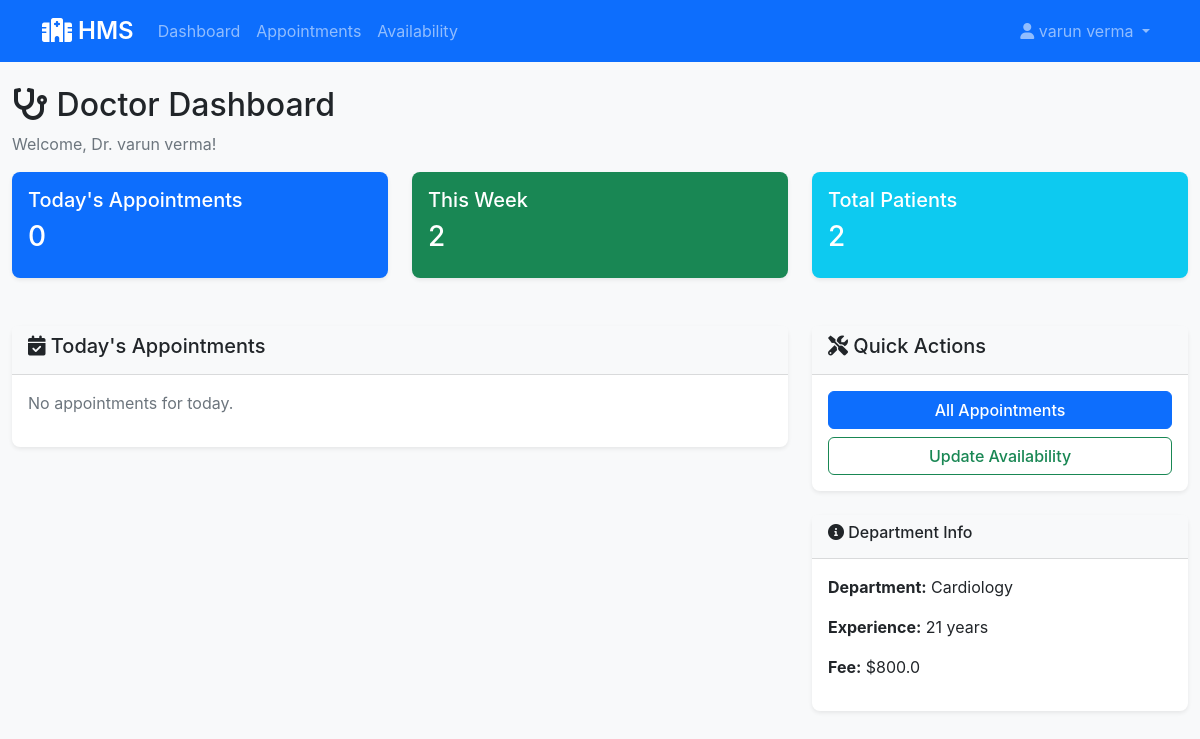
Screenshot of /doctor/dashboard (signed in) with the database file from the repository.
### app/models.py (models this page shows, shortened)
class Doctor(UserMixin, db.Model):
    __tablename__ = 'doctors'
    id = db.Column(db.Integer, primary_key=True)
    username = db.Column(db.String(80), unique=True, nullable=False)
    email = db.Column(db.String(120), unique=True, nullable=False)
    password_hash = db.Column(db.String(255), nullable=False)
    full_name = db.Column(db.String(100), nullable=False)
    phone = db.Column(db.String(15), nullable=False)
    license_number = db.Column(db.String(50), unique=True, nullable=False)
    department_id = db.Column(db.Integer, db.ForeignKey('departments.id'), nullable=False)
    experience_years = db.Column(db.Integer, default=0)
    qualification = db.Column(db.String(200))
    consultation_fee = db.Column(db.Float, default=500.0)
    is_available = db.Column(db.Boolean, default=True)
    created_at = db.Column(db.DateTime, default=datetime.utcnow)
    appointments = db.relationship('Appointment', backref='doctor', lazy=True)
    availability = db.relationship('DoctorAvailability', backref='doctor', lazy=True)

class Department(db.Model):
    __tablename__ = 'departments'
    id = db.Column(db.Integer, primary_key=True)
    name = db.Column(db.String(100), unique=True, nullable=False)
    description = db.Column(db.Text)
    created_at = db.Column(db.DateTime, default=datetime.utcnow)
    doctors = db.relationship('Doctor', backref='department', lazy=True)

### app/routes/doctor.py (the view)
    def decorated_function(*args, **kwargs):
        if not current_user.is_authenticated or session.get('user_type') != 'doctor':
            flash('Doctor access required!', 'error')
            return redirect(url_for('auth.login'))
        return f(*args, **kwargs)

### app/routes/doctor.py (called while the page is built)
def doctor_required(f):
    def decorated_function(*args, **kwargs):
        if not current_user.is_authenticated or session.get('user_type') != 'doctor':
            flash('Doctor access required!', 'error')
            return redirect(url_for('auth.login'))
        return f(*args, **kwargs)
    decorated_function.__name__ = f.__name__
    return decorated_function

### app/templates/doctor/dashboard.html (shortened to what this page needs)
{% extends "base.html" %}
{% block content %}
<div class="row">
    <div class="col-12">
        <h2><i class="fas fa-stethoscope"></i> Doctor Dashboard</h2>
        <p class="text-muted">Welcome, Dr. {{ current_user.full_name }}!</p>
    </div>
</div>
<div class="row mb-4">
    <div class="col-md-4">
        <div class="card text-white bg-primary">
            <div class="card-body">
                <h5>Today's Appointments</h5>
                <h3>{{ today_appointments|length }}</h3>
            </div>
        </div>
    </div>
    <div class="col-md-4">
        <div class="card text-white bg-success">
            <div class="card-body">
                <h5>This Week</h5>
                <h3>{{ week_appointments|length }}</h3>
            </div>
        </div>
    </div>
    <div class="col-md-4">
        <div class="card text-white bg-info">
            <div class="card-body">
                <h5>Total Patients</h5>
                <h3>{{ patient_count }}</h3>
            </div>
        </div>
    </div>
</div>
<div class="row">
    <div class="col-md-8">
        <div class="card">
            <div class="card-header">
                <h5><i class="fas fa-calendar-check"></i> Today's Appointments</h5>
            </div>
            <div class="card-body">
                {% if today_appointments %}
                    <div class="table-responsive">
                        <table class="table table-striped">
                            <thead>
                                <tr>
                                    <th>Time</th>
                                    <th>Patient</th>
                                    <th>Reason</th>
                                    <th>Status</th>
                                    <th>Action</th>
                                </tr>
                            </thead>
                            <tbody>
                                {% for appointment in today_appointments %}
                                <tr>
                                    <td>{{ appointment.appointment_time.strftime('%H:%M') }}</td>
                                    <td><a href="{{ url_for('doctor.patient_history', patient_id=appointment.patient.id) }}">{{ appointment.patient.full_name }}</a></td>
                                    <td>{{ appointment.reason or 'Regular checkup' }}</td>
                                    <td><span class="badge bg-primary">{{ appointment.status }}</span></td>
                                    <td>
                                        {% if appointment.status == 'Booked' %}
                                            <a href="{{ url_for('doctor.appointment_detail', appointment_id=appointment.id) }}" class="btn btn-sm btn-outline-info">View</a>
                                        {% endif %}
                                    </td>
                                </tr>
                                {% endfor %}
                            </tbody>
                        </table>
                    </div>
                {% else %}
                    <p class="text-muted">No appointments for today.</p>
                {% endif %}
            </div>
        </div>
    </div>
    <div class="col-md-4">
        <div class="card">
            <div class="card-header">
                <h5><i class="fas fa-tools"></i> Quick Actions</h5>
            </div>
            <div class="card-body">
                <div class="d-grid gap-2">
                    <a href="{{ url_for('doctor.appointments') }}" class="btn btn-primary">All Appointments</a>
                    <a href="{{ url_for('doctor.availability') }}" class="btn btn-outline-success">Update Availability</a>
                </div>
            </div>
        </div>
        <div class="card mt-3">
            <div class="card-header">
                <h6><i class="fas fa-info-circle"></i> Department Info</h6>
            </div>
            <div class="card-body">
                <p><strong>Department:</strong> {{ current_user.department.name }}</p>
                <p><strong>Experience:</strong> {{ current_user.experience_years }} years</p>
                <p><strong>Fee:</strong> ${{ current_user.consultation_fee }}</p>
            </div>
        </div>
    </div>
</div>
{% endblock %}

### app/templates/base.html (shortened to what this page needs)
<!DOCTYPE html>
<html lang="en">
<head>
    <link href="https://cdn.jsdelivr.net/npm/bootstrap@5.1.3/dist/css/bootstrap.min.css" rel="stylesheet">
    <link href="https://cdnjs.cloudflare.com/ajax/libs/font-awesome/6.0.0/css/all.min.css" rel="stylesheet">
    <link href="{{ url_for('static', filename='css/style.css') }}" rel="stylesheet">
</head>
<body>
    <nav class="navbar navbar-expand-lg navbar-dark bg-primary">
        <div class="container">
            <a class="navbar-brand" href="{{ url_for('index') }}">
                <i class="fas fa-hospital"></i> HMS
            </a>
            <div class="collapse navbar-collapse" id="navbarNav">
                <ul class="navbar-nav me-auto">
                    {% if current_user.is_authenticated %}
                        {% if session.user_type == 'admin' %}
                            <li class="nav-item">
                                <a class="nav-link" href="{{ url_for('admin.dashboard') }}">Dashboard</a>
                            </li>
                            <li class="nav-item">
                                <a class="nav-link" href="{{ url_for('admin.manage_doctors') }}">Doctors</a>
                            </li>
                            <li class="nav-item">
                                <a class="nav-link" href="{{ url_for('admin.manage_patients') }}">Patients</a>
                            </li>
                            <li class="nav-item">
                                <a class="nav-link" href="{{ url_for('admin.appointments') }}">Appointments</a>
                            </li>
                        {% elif session.user_type == 'doctor' %}
                            <li class="nav-item">
                                <a class="nav-link" href="{{ url_for('doctor.dashboard') }}">Dashboard</a>
                            </li>
                            <li class="nav-item">
                                <a class="nav-link" href="{{ url_for('doctor.appointments') }}">Appointments</a>
                            </li>
                            <li class="nav-item">
                                <a class="nav-link" href="{{ url_for('doctor.availability') }}">Availability</a>
                            </li>
                        {% endif %}
                    {% endif %}
                </ul>
                <ul class="navbar-nav">
                    {% if current_user.is_authenticated %}
                        <li class="nav-item dropdown">
                            <a class="nav-link dropdown-toggle" href="#" id="navbarDropdown" role="button" data-bs-toggle="dropdown">
                                <i class="fas fa-user"></i> {{ current_user.full_name }}
                            </a>
                        </li>
                    {% endif %}
                </ul>
            </div>
        </div>
    </nav>
    <main class="container-fluid py-4">
        {% block content %}{% endblock %}
    </main>
</body>
</html>

### app/static/style.css (style rules this page uses)
:root { --primary-color: #0b71de; --success-color: #28a745; --info-color: #17a2b8; --warning-color: #ffc107; --danger-color: #dc3545; }
body { background-color: #f8f9fa; font-family: -apple-system, BlinkMacSystemFont, 'Segoe UI', Roboto, 'Helvetica Neue', Arial, sans-serif; }
.navbar-brand { font-weight: 600; font-size: 1.5rem; }
.card { border: none; border-radius: 0.5rem; box-shadow: 0 0.125rem 0.25rem rgba(0, 0, 0, 0.075); margin-bottom: 1.5rem; }
.card-header { background-color: #f8f9fa; border-bottom: 1px solid rgba(0, 0, 0, 0.125); font-weight: 600; }
.btn { border-radius: 0.375rem; font-weight: 500; }
.text-muted { color: #6c757d !important; }
.mb-4 { margin-bottom: 1.5rem; }

### rows the page displays
Doctor: full_name "varun verma", experience_years "21", consultation_fee "800.0"
Department: department.name "Cardiology"

### other values shown
{{ today_appointments|length }} "0"
{{ week_appointments|length }} "2"
{{ patient_count }} "2"
